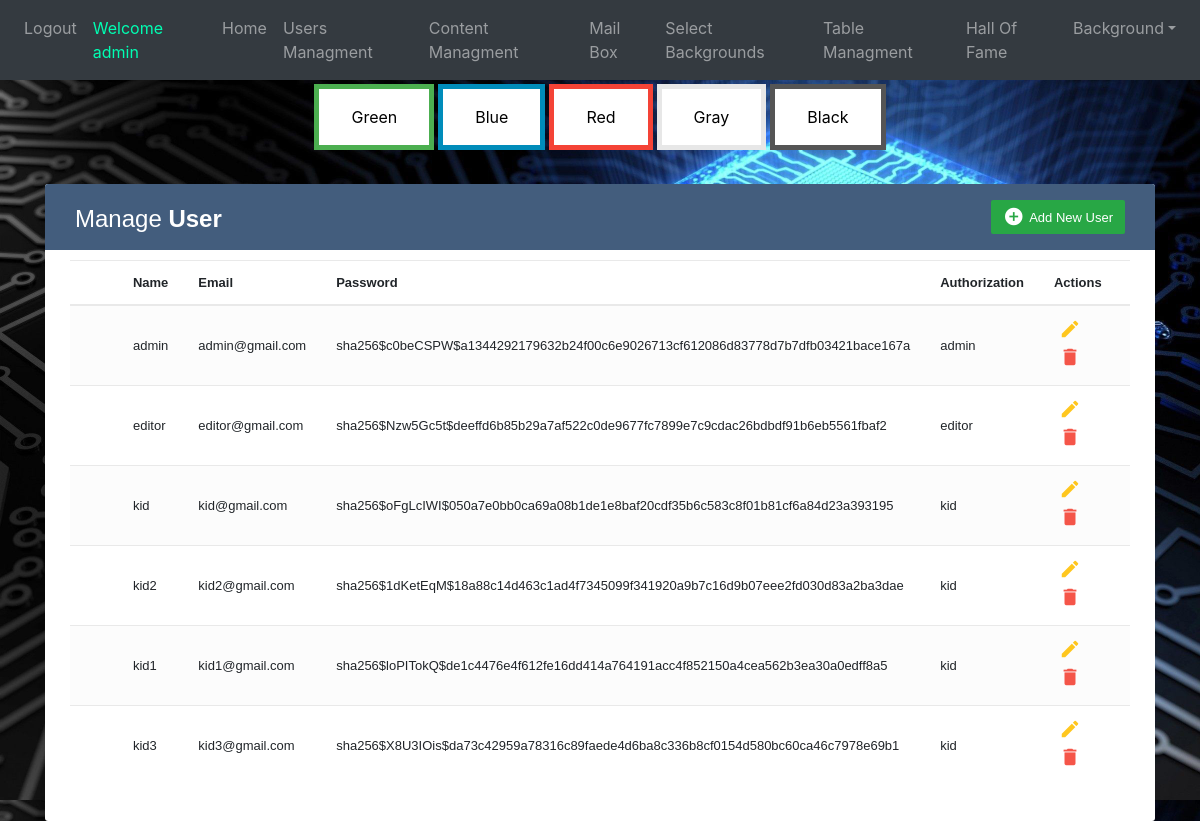
/userManagment (signed in), run on an earlier commit of the app's database.
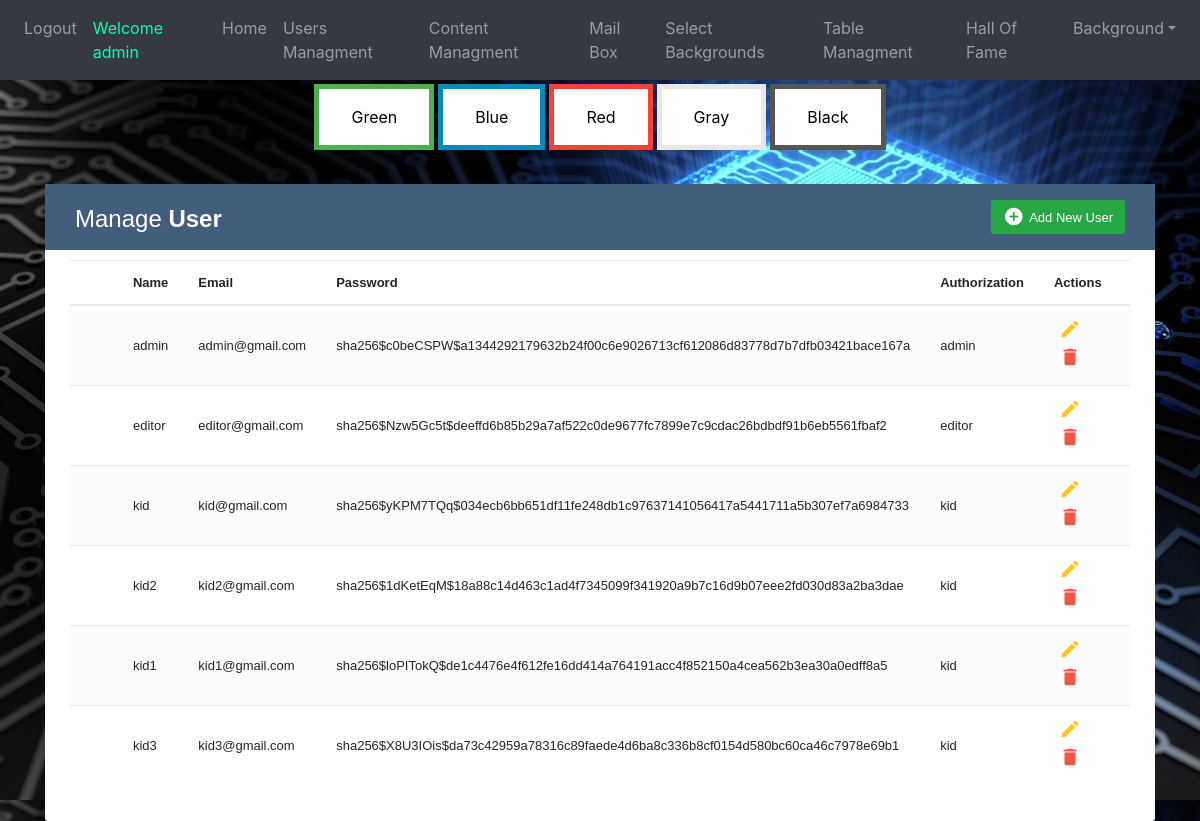
And on a later commit of the database.
### website/models.py (models this page shows)
class User(db.Model, UserMixin):
    id = db.Column(db.Integer, primary_key=True)
    email = db.Column(db.String(150), unique=True)
    password = db.Column(db.String(150))
    first_name = db.Column(db.String(150))
    auth = db.Column(db.String(50))
    background = db.Column(db.String(100))
    scores = db.relationship('Score')

### website/views.py (the view, shortened to what this page needs)
@views.route('/userManagment', methods=['GET', 'POST'])
@login_required
def userManagment():
    back=Background.query.all()
    if current_user.auth=="admin":
        users = User.query.all()
        return render_template("userManagment.html", user= current_user ,alluser=users,background=back)
    elif current_user.auth=="kid":
        flash("No Permission to current user to enter admin page.", category='error')
        return render_template("kidPage.html", user=current_user,background=back)
    else:
        flash("No Permission to current user to enter admin page.", category='error')
        return render_template("editorPage.html", user=current_user,background=back)

### website/__init__.py (called while the page is built)
def create_app():
    app = Flask(__name__)
    app.config['SECRET_KEY'] = 'hjshjhdjah kjshkjdhjs'
    app.config['SQLALCHEMY_DATABASE_URI'] = f'sqlite:///{DB_NAME}'
    db.init_app(app)
    from .views import views
    from .auth import auth
    app.register_blueprint(auth, url_prefix='/')
    app.register_blueprint(views, url_prefix='/')
    from .models import User
    create_database(app)
    login_manager = LoginManager()
    login_manager.login_view = 'auth.login'
    login_manager.init_app(app)
    @login_manager.user_loader
    def load_user(id):
        return User.query.get(int(id))
    return app

### website/templates/userManagment.html (shortened to what this page needs)
{% extends "base.html" %} {% block title %}userManagment{% endblock %} {% block content
    %}
    <!DOCTYPE html>
    <html lang="en">
    <head>
        <link rel="stylesheet" href="https://stackpath.bootstrapcdn.com/bootstrap/4.5.0/css/bootstrap.min.css">
        <link rel="stylesheet" href="https://maxcdn.bootstrapcdn.com/font-awesome/4.7.0/css/font-awesome.min.css">
    </head>
    <body_table>
        <div class="container-xl">
            <div class="table-responsive">
                <div class="table-wrapper">
                    <div class="table-title">
                        <div class="row">
                            <div class="col-sm-6">
                                <h2>Manage <b>User</b></h2>
                            </div>
                            <div class="col-sm-6">
                                <a href="#addEmployeeModal" onClick="add_click(this.id)" class="btn btn-success" data-toggle="modal">
                                    <i class="material-icons">&#xE147;</i> <span>Add New User</span></a>
                            </div>
                        </div>
                    </div>
                    <table class="table table-striped table-hover">
                        <thead>
                            <tr>
                                <th>
                                </th>
                                <th>Name</th>
                                <th>Email</th>
                                <th>Password</th>
                                <th>Authorization</th>
                                <th>Actions</th>
                            </tr>
                        </thead>
                        <tbody>
                            {%for us in alluser%}
                            <tr>
                                <td>
                                </td>
                                <td>{{us.first_name}}</td>
                                <td>{{us.email}}</td>
                                <td>{{us.password}}</td>
                                <td>{{us.auth}}</td>
                                <td>
                                    <a href="#editEmployeeModal"  class="edit" data-toggle="modal">
                                        <i id={{us.id}} class="material-icons"
                                        onClick="edit_click(this.id,'{{us.first_name}}','{{us.email}}','{{us.auth}}')" data-toggle="tooltip" title="Edit">&#xE254;</i></a>
                                    <a href="#deleteEmployeeModal" class="delete" data-toggle="modal"><i id={{us.id}} class="material-icons" onClick="delete_click(this.id)" data-toggle="tooltip" title="Delete">&#xE872;</i></a>
                                </td>
                            </tr>
                            {%endfor%}
                        </tbody>
                    </table>
                </div>
            </div>
        </div>
    </body_table>
</html>
{% endblock %}

### website/templates/base.html (shortened to what this page needs)
<!DOCTYPE html>
<html>
  <head>
    <link
      rel="stylesheet"
      href="https://stackpath.bootstrapcdn.com/bootstrap/4.4.1/css/bootstrap.min.css"
    />
    <link
      rel="stylesheet"
      href="https://stackpath.bootstrapcdn.com/font-awesome/4.7.0/css/font-awesome.min.css"
    />
  </head>
  <body>
    <nav class="navbar navbar-expand-lg navbar-dark bg-dark">
      <div class="collapse navbar-collapse" id="navbar">
        <div class="navbar-nav">
          {% if user.is_authenticated %}
          <a class="nav-item nav-link" onmouseover="logOutSound()" id="logout" href="/logout">Logout</a>
          <a class="nav-item nav-link" style="color: rgb(0, 255, 179);">Welcome {{user.first_name}}</a>
            {% if user.auth=="admin" %}
            <a class="nav-item nav-link" id="managment" href="/adminPage">Home</a>
            <a class="nav-item nav-link" id="managment" href="/userManagment">Users Managment</a>
            <a class="nav-item nav-link" id="managment" href="/contentManagement">Content Managment</a>
            <a class="nav-item nav-link" id="managment" href="/mailBox">Mail Box</a>
            <a class="nav-item nav-link" id="managment" href="/selectBackgrounds">Select Backgrounds</a>
            <a class="nav-item nav-link" id="managment" href="/tableManagment">Table Managment</a>
            <a class="nav-item nav-link" id="managment" href="/hallOfFame">Hall Of Fame</a>
            {% endif %}
          <div class="nav-item dropdown">
            <a class="nav-link dropdown-toggle btnnavbar" href="#" id="navbarDropdownMenuLink" role="button" data-toggle="dropdown" aria-haspopup="true" aria-expanded="false" >Background</a>
          </div>
          {% else %}
          <a class="nav-item nav-link" id="login" href="/">Login</a>
          {% endif %}
        </div>
      </div>
    </nav>
    <div class="d-flex justify-content-center">
      <button class="button button1" onclick="BackGreen()">Green</button>
      <button class="button button2" onclick="BackBlue()">Blue</button>
      <button class="button button3" onclick="BackRed()">Red</button>
      <button class="button button4" onclick="BackGray()">Gray</button>
      <button class="button button5" onclick="BackBlack()">Black</button>
    </div>
    <div class="container-fluid">{% block content %} {% endblock %}</div>
  </body>
</html>

### website/templates/userManagment.html (style rules this page uses)
body_table { color: #566787; background: #f5f5f5; font-family: 'Varela Round', sans-serif; font-size: 13px; }
.table-responsive { margin: 30px 0; }
.table-wrapper { background: #fff; padding: 20px 25px; border-radius: 3px; min-width: 1000px; box-shadow: 0 1px 1px rgba(0,0,0,.05); }
.table-title { padding-bottom: 15px; background: #435d7d; color: #fff; padding: 16px 30px; min-width: 100%; margin: -20px -25px 10px; border-radius: 3px 3px 0 0; }
.table-title h2 { margin: 5px 0 0; font-size: 24px; }
.table-title .btn { color: #fff; float: right; font-size: 13px; border: none; min-width: 50px; border-radius: 2px; border: none; outline: none !important; margin-left: 10px; }
.table-title .btn i { float: left; font-size: 21px; margin-right: 5px; }
.table-title .btn span { float: left; margin-top: 2px; }
table.table tr th, table.table tr td { border-color: #e9e9e9; padding: 12px 15px; vertical-align: middle; }
table.table tr th:first-child { width: 60px; }
table.table tr th:last-child { width: 100px; }
table.table-striped tbody tr:nth-of-type(odd) { background-color: #fcfcfc; }
table.table td:last-child i { opacity: 0.9; font-size: 22px; margin: 0 5px; }
table.table td a { font-weight: bold; color: #566787; display: inline-block; text-decoration: none; outline: none !important; }
table.table td a.edit { color: #FFC107; }
table.table td a.delete { color: #F44336; }
table.table td i { font-size: 19px; }

What changed in the data, as far as the page shows it:
changed User "kid@gmail.com": password "sha256$oFgLcIWI$050a7e0bb0ca69a08b1de1e8baf20cdf35b6c583c8f01b81cf6a84d23a393195" → "sha256$yKPM7TQq$034ecb6bb651df11fe248db1c97637141056417a5441711a5b307ef7a6984733"
